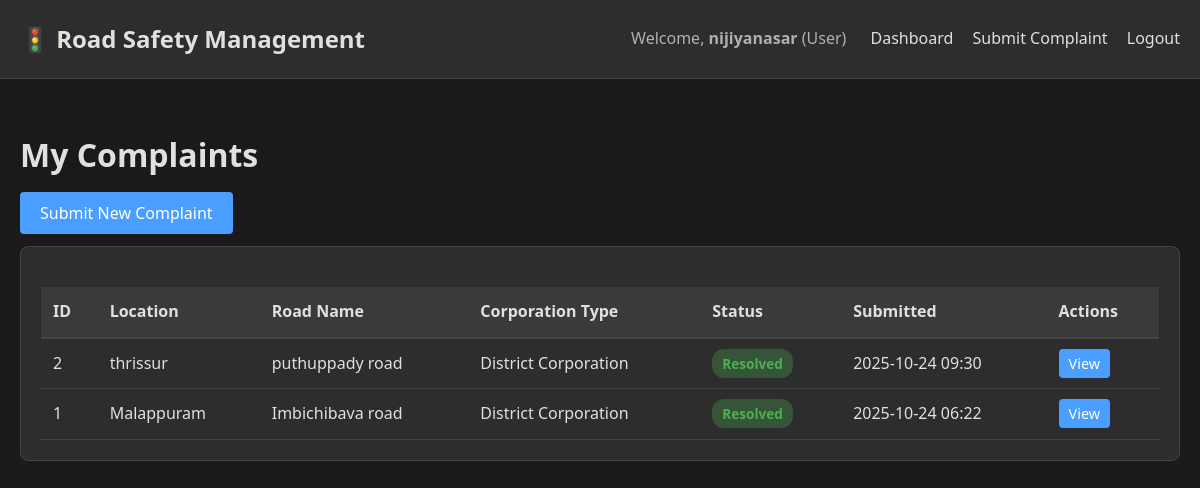
The page /user/dashboard (signed in) on the database its author committed.
### models.py (models this page shows, shortened)
class User(UserMixin, db.Model):
    id = db.Column(db.Integer, primary_key=True)
    username = db.Column(db.String(80), unique=True, nullable=False)
    email = db.Column(db.String(120), unique=True, nullable=False)
    password_hash = db.Column(db.String(200), nullable=False)
    role = db.Column(db.String(20), nullable=False)
    created_at = db.Column(db.DateTime, default=datetime.utcnow)
    complaints = db.relationship('Complaint', backref='user', lazy=True, foreign_keys='Complaint.user_id')
    assigned_complaints = db.relationship('Complaint', backref='contractor', lazy=True, foreign_keys='Complaint.contractor_id')

class Complaint(db.Model):
    id = db.Column(db.Integer, primary_key=True)
    user_id = db.Column(db.Integer, db.ForeignKey('user.id'), nullable=False)
    contractor_id = db.Column(db.Integer, db.ForeignKey('user.id'), nullable=True)
    district = db.Column(db.String(100), nullable=False)
    corporation_type = db.Column(db.String(50), nullable=False)
    road_name = db.Column(db.String(200), nullable=False)
    national_highway = db.Column(db.String(100))
    landmark = db.Column(db.String(200), nullable=False)
    latitude = db.Column(db.Float)
    longitude = db.Column(db.Float)
    description = db.Column(db.Text, nullable=False)
    status = db.Column(db.String(50), default='Submitted')
    admin_acknowledgement = db.Column(db.Text)
    contractor_acknowledgement = db.Column(db.Text)
    created_at = db.Column(db.DateTime, default=datetime.utcnow)
    verified_at = db.Column(db.DateTime)
    assigned_at = db.Column(db.DateTime)
    resolved_at = db.Column(db.DateTime)

### routes/user.py (the view)
    def decorated_function(*args, **kwargs):
        if current_user.role != 'user':
            flash('Access denied. This page is for users only.', 'danger')
            return redirect(url_for('auth.login'))
        return f(*args, **kwargs)

### app.py (called while the page is built)
@login_manager.user_loader
def load_user(user_id):
    return User.query.get(int(user_id))

### routes/user.py (called while the page is built)
def user_only(f):
    def decorated_function(*args, **kwargs):
        if current_user.role != 'user':
            flash('Access denied. This page is for users only.', 'danger')
            return redirect(url_for('auth.login'))
        return f(*args, **kwargs)
    decorated_function.__name__ = f.__name__
    return login_required(decorated_function)

@user_bp.route('/dashboard')
@user_only
def dashboard():
    complaints = Complaint.query.filter_by(user_id=current_user.id).order_by(Complaint.created_at.desc()).all()
    return render_template('user/dashboard.html', complaints=complaints)

### templates/user/dashboard.html (shortened to what this page needs)
{% extends "base.html" %}
{% block content %}
<h1>My Complaints</h1>
<div style="margin: 20px 0;">
    <a href="{{ url_for('user.submit_complaint') }}" class="btn btn-primary">Submit New Complaint</a>
</div>
{% if complaints %}
<div class="card">
    <table class="table">
        <thead>
            <tr>
                <th>ID</th>
                <th>Location</th>
                <th>Road Name</th>
                <th>Corporation Type</th>
                <th>Status</th>
                <th>Submitted</th>
                <th>Actions</th>
            </tr>
        </thead>
        <tbody>
            {% for complaint in complaints %}
            <tr>
                <td>{{ complaint.id }}</td>
                <td>{{ complaint.district }}</td>
                <td>{{ complaint.road_name }}</td>
                <td>{{ complaint.corporation_type }}</td>
                <td><span class="badge badge-{{ complaint.status.lower().replace(' ', '-') }}">{{ complaint.status }}</span></td>
                <td>{{ complaint.created_at.strftime('%Y-%m-%d %H:%M') }}</td>
                <td>
                    <a href="{{ url_for('user.view_complaint', complaint_id=complaint.id) }}" class="btn btn-primary" style="padding: 5px 10px; font-size: 0.9em;">View</a>
                </td>
            </tr>
            {% endfor %}
        </tbody>
    </table>
</div>
{% endif %}
{% endblock %}

### templates/base.html (shortened to what this page needs)
<!DOCTYPE html>
<html lang="en">
<head>
    <link rel="stylesheet" href="{{ url_for('static', filename='css/style.css') }}">
</head>
<body>
    <nav class="navbar">
        <div class="container" style="display: flex; justify-content: space-between; align-items: center;">
            <a class="navbar-brand" href="/" style="font-size: 1.5em; font-weight: bold;">🚦 Road Safety Management</a>
            <div>
                {% if current_user.is_authenticated %}
                    <span style="color: var(--text-secondary); margin-right: 20px;">
                        Welcome, <strong>{{ current_user.username }}</strong> ({{ current_user.role|capitalize }})
                    </span>
                    {% if current_user.role == 'admin' %}
                        <a class="nav-link" href="{{ url_for('admin.dashboard') }}" style="display: inline; margin-right: 15px;">Dashboard</a>
                    {% elif current_user.role == 'contractor' %}
                        <a class="nav-link" href="{{ url_for('contractor.dashboard') }}" style="display: inline; margin-right: 15px;">Dashboard</a>
                    {% else %}
                        <a class="nav-link" href="{{ url_for('user.dashboard') }}" style="display: inline; margin-right: 15px;">Dashboard</a>
                        <a class="nav-link" href="{{ url_for('user.submit_complaint') }}" style="display: inline; margin-right: 15px;">Submit Complaint</a>
                    {% endif %}
                    <a class="nav-link" href="{{ url_for('auth.logout') }}" style="display: inline;">Logout</a>
                {% else %}
                    <a class="nav-link" href="{{ url_for('auth.login') }}" style="display: inline; margin-right: 15px;">Login</a>
                    <a class="nav-link" href="{{ url_for('auth.register') }}" style="display: inline;">Register</a>
                {% endif %}
            </div>
        </div>
    </nav>
    <div class="container" style="margin-top: 30px;">
        {% block content %}{% endblock %}
    </div>
</body>
</html>

### static/css/style.css (style rules this page uses)
:root { --bg-primary: #1a1a1a; --bg-secondary: #2d2d2d; --bg-tertiary: #3a3a3a; --text-primary: #e0e0e0; --text-secondary: #b0b0b0; --accent-primary: #4a9eff; --accent-hover: #3a8eef; --success: #4caf50; --warning: #ff9800; --danger: #f44336; --border-color: #444; }
* { margin: 0; padding: 0; box-sizing: border-box; }
body { background-color: var(--bg-primary); color: var(--text-primary); font-family: 'Segoe UI', Tahoma, Geneva, Verdana, sans-serif; line-height: 1.6; }
.navbar { background-color: var(--bg-secondary) !important; border-bottom: 1px solid var(--border-color); }
.navbar-brand, .nav-link { color: var(--text-primary) !important; }
.container { max-width: 1200px; margin: 0 auto; padding: 20px; }
.card { background-color: var(--bg-secondary); border: 1px solid var(--border-color); border-radius: 8px; padding: 20px; margin-bottom: 20px; }
.btn { padding: 10px 20px; border: none; border-radius: 4px; cursor: pointer; font-size: 1em; transition: all 0.3s; }
.btn-primary { background-color: var(--accent-primary); color: white; }
.table { width: 100%; border-collapse: collapse; margin-top: 20px; }
.table th { background-color: var(--bg-tertiary); color: var(--text-primary); padding: 12px; text-align: left; border-bottom: 2px solid var(--border-color); }
.table td { padding: 12px; border-bottom: 1px solid var(--border-color); }
.badge { padding: 5px 10px; border-radius: 12px; font-size: 0.85em; font-weight: 600; }
.badge-resolved { background-color: rgba(76, 175, 80, 0.3); color: var(--success); }
a { color: var(--accent-primary); text-decoration: none; }

### rows shown on the page
User: username "nijiyanasar", role "User"
Complaint: id "2", district "thrissur", road_name "puthuppady road", corporation_type "District Corporation", status "Resolved", created_at "2025-10-24 09:30"
Complaint: id "1", district "Malappuram", road_name "Imbichibava road", corporation_type "District Corporation", status "Resolved", created_at "2025-10-24 06:22"
